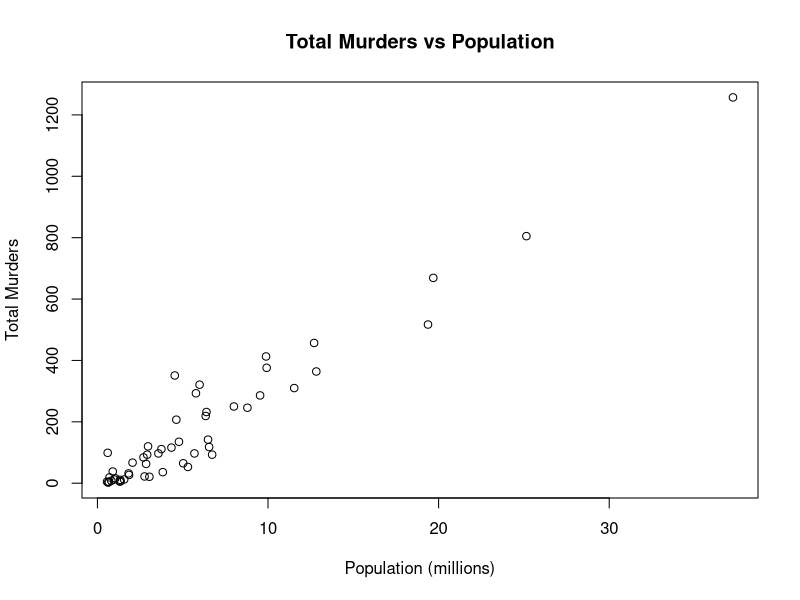
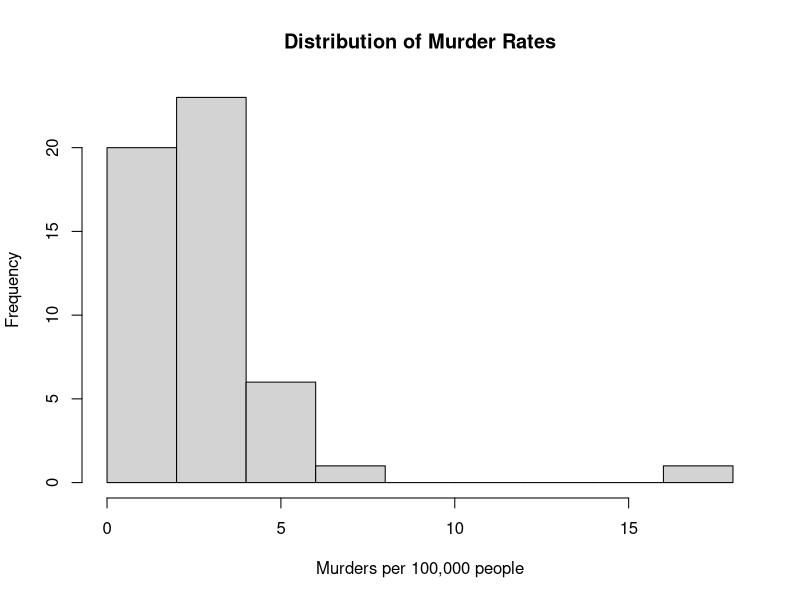
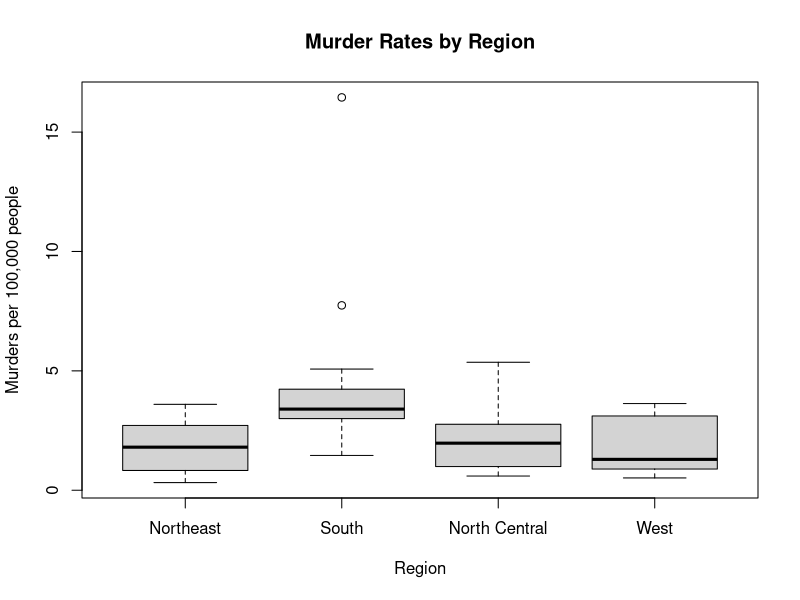

Recreate these plots in R, in order.
# HARVARDX DATA SCIENCE: R BASICS
# My R programming practice

# --------------------------------
# SECTION 1: Basic Arithmetic
# --------------------------------

# Example 1: Addition
5 + 3

# Example 2: Multiplication
10 * 5

# Example 3: Division
100 / 4

# Example 4: Calculate a 15% tip
19.71 * 0.15

# Example 5: Calculate a 20% tip
25 * 0.20

# --------------------------------
# SECTION 2: Installing Packages
# --------------------------------

# Install only when needed
# install.packages("dslabs")
# install.packages("tidyverse")

# --------------------------------
# SECTION 3: Loading Packages
# --------------------------------

library(dslabs)
library(tidyverse)

# --------------------------------
# SECTION 4: Exploring a Dataset
# --------------------------------

# Load the murders dataset
data("murders")

# Display first six observations
head(murders)

# Examine dataset structure
str(murders)

# Display dataset dimensions
dim(murders)

# Display column names
names(murders)


# ==========================================
# SECTION 5: Data Types and Vectors Practice
# ==========================================

# Check the class of the dataset
class(murders)

# Examine the dataset structure
str(murders)

# Display the first six observations
head(murders)

# Access the population column
murders$population

# Create a population vector
pop <- murders$population

# Count entries in the vector
length(pop)

# Check vector classes
class(pop)
class(murders$state)

# Logical vectors
z <- 3 == 2
z
class(z)

# Factors and factor levels
class(murders$region)
levels(murders$region)

# Examples of basic data types

# Numeric
age <- 20
class(age)

# Character
sample_name <- "HIV-1"
class(sample_name)

# Logical
is_resistant <- TRUE
class(is_resistant)


# ==========================================
# SECTION 6: Vectors and Vector Indexing
# ==========================================

# 1. Creating numeric and character vectors
codes <- c(380, 124, 818)
country <- c("italy", "canada", "egypt")

# 2. Naming vector elements
codes <- c(italy = 380, canada = 124, egypt = 818)

# Alternative method
codes <- c(380, 124, 818)
country <- c("italy", "canada", "egypt")
names(codes) <- country

# 3. Accessing individual elements
codes[2]

# 4. Accessing multiple elements
codes[c(1, 3)]

# 5. Accessing a range of elements
codes[1:2]

# 6. Accessing elements by name
codes["canada"]

# 7. Checking vector information
length(codes)
class(codes)
names(codes)

# 8. Bioinformatics-related example
hiv_drugs <- c("Dolutegravir", "Tenofovir", "Lamivudine")

hiv_drugs[1]
hiv_drugs[2]
hiv_drugs[c(1, 3)]

length(hiv_drugs)

# 9. Explicit type conversion

# Create a numeric vector
x <- 1:5

# Convert numeric values into characters
y <- as.character(x)

# Check the converted vector
y

# Check its data type
class(y)

# Convert character numbers back to numeric
z <- as.numeric(y)

# Check the result
class(z)


# ==========================================
# Sorting, Ordering and Ranking in R
# ==========================================

# Create a numerical vector
x <- c(31, 4, 15, 92, 65)

# Arrange values from smallest to largest
sort(x)

# Find the positions that arrange x in ascending order
index <- order(x)

# Rearrange x using the positions
x[index]

# Find the rank of each value
rank(x)

# Load the murders dataset
library(dslabs)
data(murders)

# Sort total murders
sort(murders$total)

# Arrange state abbreviations by total murders
index <- order(murders$total)
murders$abb[index]

# Find the highest murder total
max(murders$total)

# Find the position of the highest murder total
i_max <- which.max(murders$total)

# Identify the state with the highest murder total
murders$state[i_max]


# ============================================================
# Vector Arithmetic in R
# HarvardX Data Science: R Basics
# ============================================================

# 1. Create a vector of heights in inches
heights <- c(65, 68, 70, 72, 67)

# 2. Convert heights from inches to centimetres
heights_cm <- heights * 2.54
heights_cm

# 3. Calculate the average height
average_height <- mean(heights)
average_height

# 4. Calculate how much each height differs from the average
height_difference <- heights - average_height
height_difference

# 5. Arithmetic operations between two vectors
vector_a <- c(10, 20, 30, 40)
vector_b <- c(2, 4, 6, 8)

# Addition
vector_a + vector_b

# Subtraction
vector_a - vector_b

# Multiplication
vector_a * vector_b

# Division
vector_a / vector_b

# 6. Calculate murder rate per 100,000 people
# The murders dataset was already loaded in the previous section.
murder_rate <- murders$total / murders$population * 100000

# Display the calculated murder rates
murder_rate

# 7. Arrange states by murder rate in decreasing order
murders$state[order(murder_rate, decreasing = TRUE)]

# ============================================================
# End of Vector Arithmetic                                                                          
# ============================================================

# ==========================================
# Logical Indexing and Combining Conditions
# ==========================================

# Load the murders dataset
library(dslabs)
data(murders)

# Calculate murder rate per 100,000 people
murder_rate <- murders$total / murders$population * 100000

# Condition 1: Identify states in the West region
west <- murders$region == "West"

# Condition 2: Identify states with murder rates <= 1
safe <- murder_rate <= 1

# Combine both conditions using AND (&)
index <- safe & west

# Display states satisfying both conditions
murders$state[index]

# Count the number of states satisfying both conditions
sum(index)

# ==========================================
# Selecting States Based on a Murder Rate
# ==========================================

# Identify states with murder rates <= 0.71
index <- murder_rate <= 0.71

# Display those states
murders$state[index]

# Count the number of qualifying states
sum(index)


# INDEXING AND SUBSETTING IN R

library(dslabs)
data(murders)

# Calculate murder rates
murder_rate <- murders$total / murders$population * 100000

# 1. Logical indexing
index <- murder_rate <= 1

# Extract states satisfying the condition
murders$state[index]

# 2. which(): Find positions where condition is TRUE
which(index)

# 3. match(): Find positions of selected states
selected_states <- c("New York", "Florida", "Texas")

index <- match(selected_states, murders$state)

# Extract matching state names and murder rates
murders$state[index]
murder_rate[index]

# 4. %in%: Check whether values exist
c("Boston", "Dakota", "Washington") %in% murders$state

# 5. &: Combine two conditions
west <- murders$region == "West"
safe <- murder_rate <= 1

index <- west & safe
murders$state[index]

# 6. Counting TRUE values
sum(index)


# ==========================================
# SECTION: BASIC DATA VISUALISATION
# HarvardX Data Science: R Basics
# ==========================================

library(dplyr)
library(dslabs)

data("murders")

# 1. Scatter plot: Population vs total murders
# Convert population into millions
x <- murders$population / 10^6
y <- murders$total

plot(x, y,
     main = "Total Murders vs Population",
     xlab = "Population (millions)",
     ylab = "Total Murders")

# 2. Histogram: Distribution of murder rates
# Calculate murders per 100,000 people
murders <- mutate(
  murders,
  rate = total / population * 100000
)

hist(murders$rate,
     main = "Distribution of Murder Rates",
     xlab = "Murders per 100,000 people")

# 3. Box plot: Murder rates by region
boxplot(rate ~ region,
        data = murders,
        main = "Murder Rates by Region",
        xlab = "Region",
        ylab = "Murders per 100,000 people")

# ==========================================
# END OF BASIC DATA VISUALISATION
# ==========================================


# ==========================================
# USER-DEFINED FUNCTIONS
# ==========================================

# 1. Function to calculate the arithmetic mean

avg <- function(x) {
  s <- sum(x)
  n <- length(x)
  s / n
}

# 2. Compare our function with R's built-in mean()

x <- 1:100

identical(mean(x), avg(x))

# 3. Understanding local variables

s <- 3

avg(1:10)

# The variable s inside avg() is local.
# It does not change the global variable s.

s

# 4. Function with multiple arguments and a default value

my_average <- function(x, arithmetic = TRUE) {
  n <- length(x)
  
  if (arithmetic) {
    sum(x) / n
  } else {
    prod(x)^(1/n)
  }
}

# Test arithmetic mean
my_average(c(2, 4, 8))

# Test geometric mean
my_average(c(2, 4, 8), arithmetic = FALSE)
